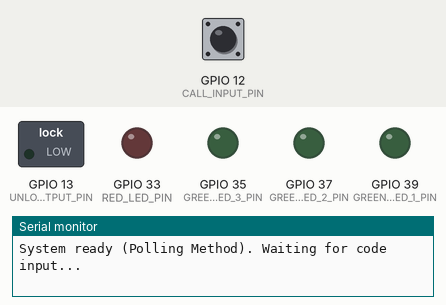
Bench run of a sketch on a simulated ESP32-S2. Parts: switched loads named in the sketch (green lamp = pin HIGH), output pins drawn as LEDs (lit = HIGH), the last lines printed to the serial monitor. Dashed ring = blinking. Inputs (shaded band) come from the test bench; at power-on: GPIO 12 (CALL_INPUT_PIN) HIGH.

Above: at 1.2 s.
1.3 s: GPIO 12 (CALL_INPUT_PIN) pulled LOW for 0.15 s
At 1.8 s:
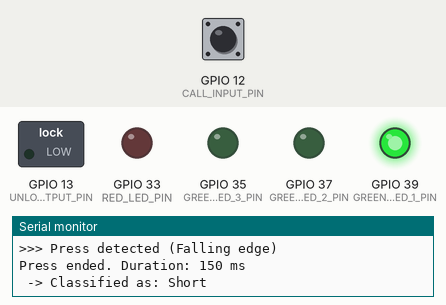
4.4 s: GPIO 12 (CALL_INPUT_PIN) pulled LOW for 1 s
At 6.97 s:
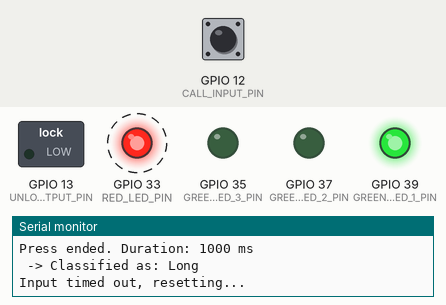
7.4 s: GPIO 12 (CALL_INPUT_PIN) pulled LOW for 3.2 s
12.1 s: GPIO 12 (CALL_INPUT_PIN) pulled LOW for 0.15 s
At 13.4 s:
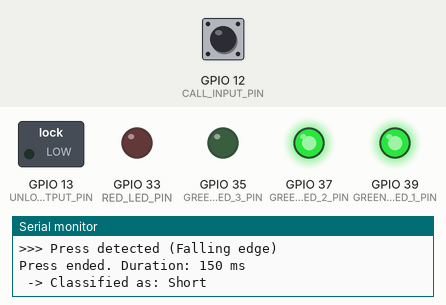
15.2 s: GPIO 12 (CALL_INPUT_PIN) pulsed LOW 5 times (0.12 s each, 0.3 s apart)
At 15.99 s:
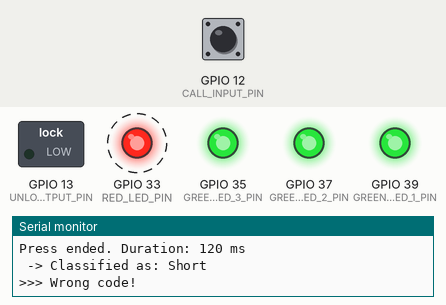
Timing chart, 0 to 18.3 s (numbered marks = the images above; inputs shaded):
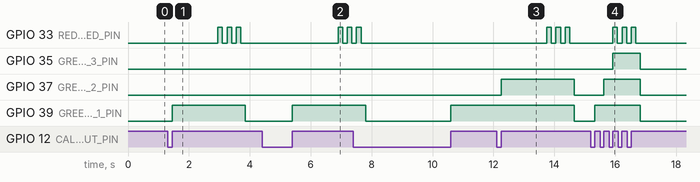

Measured:
- after the input at 1.3 s, GPIO 33 (RED_LED_PIN): alternates HIGH for 0.15 s and LOW for 0.15 s, 6 changes in all, then stays LOW, starting after 1.7 s; GPIO 39 (GREEN_LED_1_PIN): LOW → HIGH after 0.15 s, → LOW 2.4 s later
- after the input at 4.4 s, GPIO 33 (RED_LED_PIN): alternates HIGH for 0.15 s and LOW for 0.15 s, starting after 2.5 s; GPIO 39 (GREEN_LED_1_PIN): LOW → HIGH after 1.0 s
- after the input at 12.1 s, GPIO 37 (GREEN_LED_2_PIN): LOW → HIGH after 0.15 s, → LOW 2.4 s later; GPIO 39 (GREEN_LED_1_PIN): HIGH → LOW after 2.6 s instead of 0.90 s
- after the input at 15.2 s, GPIO 33 (RED_LED_PIN): alternates HIGH for 0.15 s and LOW for 0.15 s, 6 changes in all, then stays LOW, starting after 0.72 s; GPIO 35 (GREEN_LED_3_PIN): LOW → HIGH after 0.72 s, → LOW 0.90 s later

The sketch:

intercom_2025_09_15.ino
```cpp
/*
 * Intercom Code Reader for ESP32-S2 (Polling Method with LED Feedback)
 * This version uses a polling method to watch the CALL_INPUT_PIN and
 * automatically resets after each code attempt or timeout.
 * */

// --- Pin Definitions ---
const int CALL_INPUT_PIN = 12;
const int UNLOCK_OUTPUT_PIN = 13;

// --- LED Pin Definitions ---
const int GREEN_LED_1_PIN = 39;
const int GREEN_LED_2_PIN = 37;
const int GREEN_LED_3_PIN = 35;
const int RED_LED_PIN = 33;

// --- Unlock Code Definition ---
const int CODE_LENGTH = 3;
int unlockCode[CODE_LENGTH] = {0, 1, 0};  // Example: Short, Long, Short
const int greenLedPins[CODE_LENGTH] = {GREEN_LED_1_PIN, GREEN_LED_2_PIN, GREEN_LED_3_PIN};

// --- Timing Thresholds (in milliseconds) ---
const unsigned long MIN_VALID_PRESS = 20;    // A press must be longer than this to be considered valid.
const unsigned long SHORT_PRESS_MAX = 400;
const unsigned long LONG_PRESS_MIN  = 700;
const unsigned long GAP_TIMEOUT     = 1500;  // Reset if the pause is longer than this.

// --- Global Variables for State Management ---
unsigned long pressStartTime = 0;
unsigned long lastPressEndTime = 0;
bool isPressing = false;

// --- Variables for Code Entry ---
int enteredCode[CODE_LENGTH];
int codeIndex = 0;

// --- Helper Functions for LEDs ---
void resetLeds() {
  for (int i = 0; i < CODE_LENGTH; i++) {
    digitalWrite(greenLedPins[i], LOW);
  }
  digitalWrite(RED_LED_PIN, LOW);
}

void flashSuccess() {
  for (int i = 0; i < 3; i++) {
    for (int j = 0; j < CODE_LENGTH; j++) { digitalWrite(greenLedPins[j], HIGH); }
    delay(150);
    for (int j = 0; j < CODE_LENGTH; j++) { digitalWrite(greenLedPins[j], LOW); }
    delay(150);
  }
}

void flashError() {
  for (int i = 0; i < 3; i++) {
    digitalWrite(RED_LED_PIN, HIGH);
    delay(150);
    digitalWrite(RED_LED_PIN, LOW);
    delay(150);
  }
}


void setup() {
  Serial.begin(115200);

  pinMode(UNLOCK_OUTPUT_PIN, OUTPUT);
  digitalWrite(UNLOCK_OUTPUT_PIN, LOW);
  pinMode(CALL_INPUT_PIN, INPUT_PULLUP); // Use PULLUP to ensure a stable HIGH state

  for (int i = 0; i < CODE_LENGTH; i++) {
    pinMode(greenLedPins[i], OUTPUT);
  }
  pinMode(RED_LED_PIN, OUTPUT);
  resetLeds();

  Serial.println("System ready (Polling Method). Waiting for code input...");
}

void loop() {
  bool pinState = (digitalRead(CALL_INPUT_PIN) == LOW);

  // --- Detect Start of a Press (Falling Edge) ---
  if (pinState && !isPressing) {
    isPressing = true;
    pressStartTime = millis();
    Serial.println(">>> Press detected (Falling edge)");
  }

  // --- Detect End of a Press (Rising Edge) ---
  else if (!pinState && isPressing) {
    isPressing = false;
    unsigned long pressDuration = millis() - pressStartTime;
    lastPressEndTime = millis(); // Record when the pause started

    Serial.printf("Press ended. Duration: %lu ms\n", pressDuration);

    if (pressDuration >= MIN_VALID_PRESS) {
      int pressType = -1;
      if (pressDuration < SHORT_PRESS_MAX) {
        Serial.println(" -> Classified as: Short");
        pressType = 0;
      } else if (pressDuration >= LONG_PRESS_MIN) {
        Serial.println(" -> Classified as: Long");
        pressType = 1;
      } else {
        Serial.printf(" -> Classified as: Invalid\n");
      }

      if (pressType != -1 && codeIndex < CODE_LENGTH) {
          enteredCode[codeIndex] = pressType;
          digitalWrite(greenLedPins[codeIndex], HIGH);
          codeIndex++;
      }
    }

    // --- Check if the full code has been entered ---
    if (codeIndex == CODE_LENGTH) {
      bool match = true;
      for (int i = 0; i < CODE_LENGTH; i++) {
        if (enteredCode[i] != unlockCode[i]) {
          match = false;
          break;
        }
      }

      if (match) {
        Serial.println(">>> Code accepted! Unlocking door...");
        flashSuccess();
        digitalWrite(UNLOCK_OUTPUT_PIN, HIGH);
        delay(1000);
        digitalWrite(UNLOCK_OUTPUT_PIN, LOW);
      } else {
        Serial.println(">>> Wrong code!");
        flashError();
      }

      // Automatically reset after attempt
      codeIndex = 0;
      resetLeds();
      Serial.println("\nSystem re-armed. Ready for new code input...");
    }
  }

  // --- Check for a timeout between presses ---
  if (codeIndex > 0 && !isPressing && (millis() - lastPressEndTime > GAP_TIMEOUT)) {
    Serial.println("Input timed out, resetting...");
    flashError();

    // Automatically reset after timeout
    codeIndex = 0;
    resetLeds();
    Serial.println("\nSystem re-armed. Ready for new code input...");
  }
}
```
